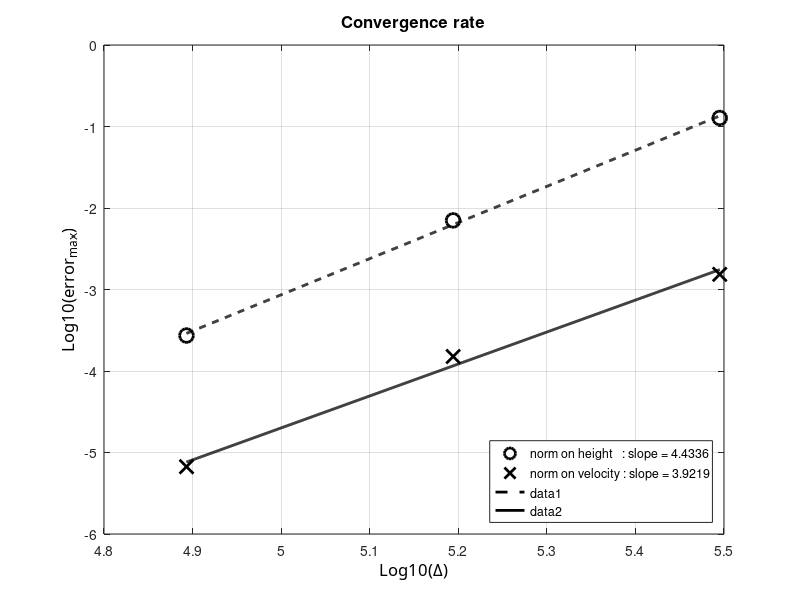

Here is the MATLAB script that generated this plot:
clc; clear all; close all;

radius=6371220;
N=[32 64 128];
dx=2*pi*radius./(4*N);
test = 2
if test == 1
    %% LSWE test stationnaire h=10000 at time=1h30
    eh=[5.1609*10^-4 2.2834*10^-5 9.9035*10^-7];
    ev=[1.5944*10^-3 1.5444*10^-4 6.8467*10^-6];
elseif test == 2
    %% LSWE test exp(-sigma*t) h=10000 at time=1h30
    eh=[1.2725*10^-1 7.0431*10^-3 2.7248*10^-4];
    ev=[1.5352*10^-3 1.5060*10^-4 6.6822*10^-6];
end

ldx=log10(dx);
leh=log10(eh);
lev=log10(ev);



%% plot 1
figure(11); 
%% curve 1
hl1=plot(ldx,leh,'ok');
set(hl1,'LineWidth',2.0);
set(hl1,'MarkerSize',10);
set(hl1,'MarkerEdgeColor','k');

hold on;
[a11,b1]=polyfit(ldx,leh,1);
tt=linspace(min(ldx),max(ldx),1000);
lsq1=a11(2)+a11(1)*tt;


%% curve 2
hl1=plot(ldx,lev,'xk');
set(hl1,'LineWidth',2.0);
set(hl1,'MarkerSize',10);
set(hl1,'MarkerEdgeColor','k');

hold on;
[a12,b1]=polyfit(ldx,lev,1);
tt=linspace(min(ldx),max(ldx),1000);
lsq2=a12(2)+a12(1)*tt;



%% legend
legend(['norm on height   : slope = ' num2str(a11(1))],['norm on velocity : slope = ' num2str(a12(1))],'Location','SouthEast')

ha=gca;
xa=get(gca,'Xlabel');
set(ha,'Xgrid','on');
set(xa,'String','Log10(\Delta)');
set (xa,'FontName','Calibri');
set(xa,'FontSize',12);

% ylabel
ha=gca;
ya=get(gca,'Ylabel');
set(ha,'Ygrid','on');
set(ya,'String','Log10(error_{max})');
set (ya,'FontName','Calibri');
set(ya,'FontSize',12);

% title
ha=gca;
xt=get(gca,'Title');
title('Convergence rate');
set (xt,'FontSize',12);


% %% courbes...
hlf1=plot(tt,lsq1,'--k');
set(hlf1,'LineWidth',2.0);

hlf1=plot(tt,lsq2,'-k');
set(hlf1,'LineWidth',2.0);
